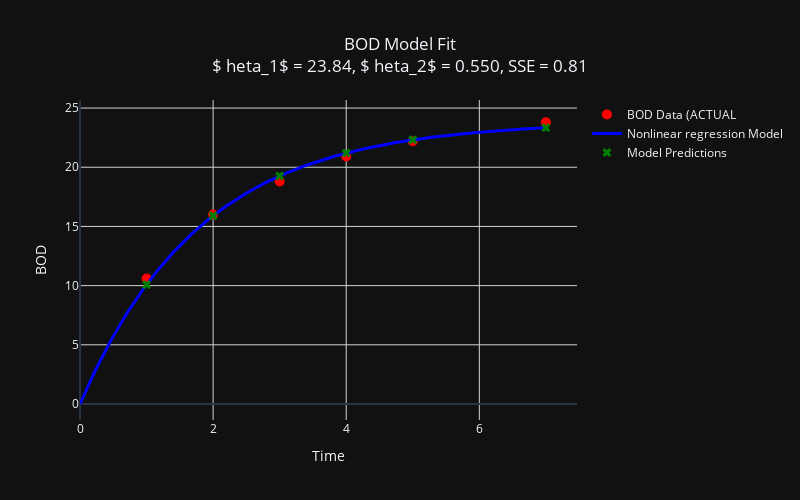

The notebook cell this image was saved under:
### Code cell
import numpy as np
import plotly.graph_objects as go
import scipy.optimize as opt


def objective(params, t, y):
    theta1, theta2 = params
    y_pred = theta1 * (1 - np.exp(-theta2 * t))
    return np.sum((y_pred - y) ** 2)

# data
time = np.array([1, 2, 3, 4, 5, 7])
BOD = np.array([10.6, 16.0, 18.8, 20.9, 22.2, 23.8])
result1 = opt.minimize(objective, [25, 0.5], args=(time, BOD))
theta = result1.x

# The nonlinear function that we use
def modelFunc(thetas, time):
    return thetas[0] * (1 - np.exp(-thetas[1] * time))

funcdens = np.linspace(0, 7, 1000)
functionVals = modelFunc(theta, funcdens)




#https://plotly.com/python/creating-and-updating-figures/
#https://stackoverflow.com/questions/72349796/add-a-plotly-express-trace-to-a-graph-objects-go-figure-with-multiple-traces
#initializing our figure with go.figure
fig = go.Figure()

#Adding the date for the stuff we want to plot:

# The BOD data from the assignment text
fig.add_trace(go.Scatter(
    x=time,
    y=BOD,
    mode='markers',
    marker=dict(size=10, color='red'),
    name='BOD Data (ACTUAL',
    text=[f'Day {t}: {b}' for t, b in zip(time, BOD)],
    hoverinfo='text'
))

fig.add_trace(go.Scatter(
    x=funcdens,
    y=functionVals,
    mode='lines',
    line=dict(color='blue', width=3),
    name=f'Nonlinear regression Model'
))

predicted = modelFunc(theta, time)

fig.add_trace(go.Scatter(
    x=time,
    y=predicted,
    mode='markers',
    marker=dict(size=8, color='green', symbol='x'),
    name='Model Predictions',
    text=[f'Predicted: {p:.2f}' for p in predicted],
    hoverinfo='text'
))

fig.update_layout(
    title={
        'text': f'BOD Model Fit<br>$\theta_1$ = {theta[0]:.2f}, $\theta_2$ = {theta[1]:.3f}, SSE = {result1.fun:.2f}',
        'x': 0.5,
        'xanchor': 'center'
    },
    xaxis_title='Time',
    yaxis_title='BOD',
    hovermode='x unified',
    showlegend=True,
    width=800,
    height=500
)

fig.update_xaxes(showgrid=True, gridwidth=1, gridcolor='LightGray')
fig.update_yaxes(showgrid=True, gridwidth=1, gridcolor='LightGray')
fig.show()

residuals= []
for BODVal, realVal in zip(BOD, predicted):
    residuals.append(round(float(abs(BODVal - realVal)), 3))


print("All the residuals betweem the predicted model and the BOD y data:")
print(residuals)

### Figure 1 — Plotly figure (JSON) as saved in the notebook; plotly's stock layout.template omitted (floating-point values rounded to 4 significant figures; data arrays with more than 128 entries replaced by an {"elided": "..."} marker saying what was removed)
{"data": [{"hoverinfo": "text", "marker": {"color": "red", "size": 10}, "mode": "markers", "name": "BOD Data (ACTUAL", "text": ["Day 1: 10.6", "Day 2: 16.0", "Day 3: 18.8", "Day 4: 20.9", "Day 5: 22.2", "Day 7: 23.8"], "x": [1, 2, 3, 4, 5, 7], "y": [10.6, 16.0, 18.8, 20.9, 22.2, 23.8], "type": "scatter"}, {"line": {"color": "blue", "width": 3}, "mode": "lines", "name": "Nonlinear regression Model", "x": {"elided": "1000 float values"}, "y": {"elided": "1000 float values"}, "type": "scatter"}, {"hoverinfo": "text", "marker": {"color": "green", "size": 8, "symbol": "x"}, "mode": "markers", "name": "Model Predictions", "text": ["Predicted: 10.08", "Predicted: 15.90", "Predicted: 19.26", "Predicted: 21.20", "Predicted: 22.31", "Predicted: 23.33"], "x": [1, 2, 3, 4, 5, 7], "y": [10.08, 15.9, 19.26, 21.2, 22.31, 23.33], "type": "scatter"}], "layout": {"title": {"text": "BOD Model Fit<br>$\theta_1$ = 23.84, $\theta_2$ = 0.550, SSE = 0.81", "x": 0.5, "xanchor": "center"}, "xaxis": {"title": {"text": "Time"}, "showgrid": true, "gridwidth": 1, "gridcolor": "LightGray"}, "yaxis": {"title": {"text": "BOD"}, "showgrid": true, "gridwidth": 1, "gridcolor": "LightGray"}, "hovermode": "x unified", "showlegend": true, "width": 800, "height": 500}}
